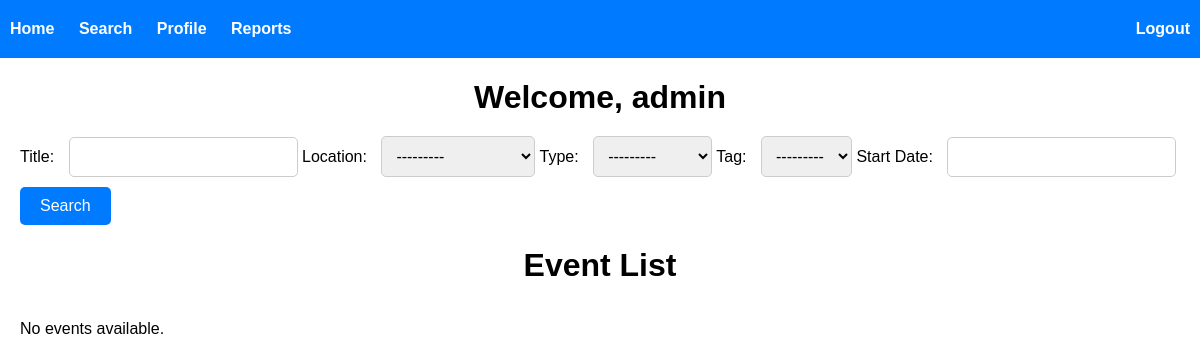
Before: /dashboard (signed in) with the older database file.
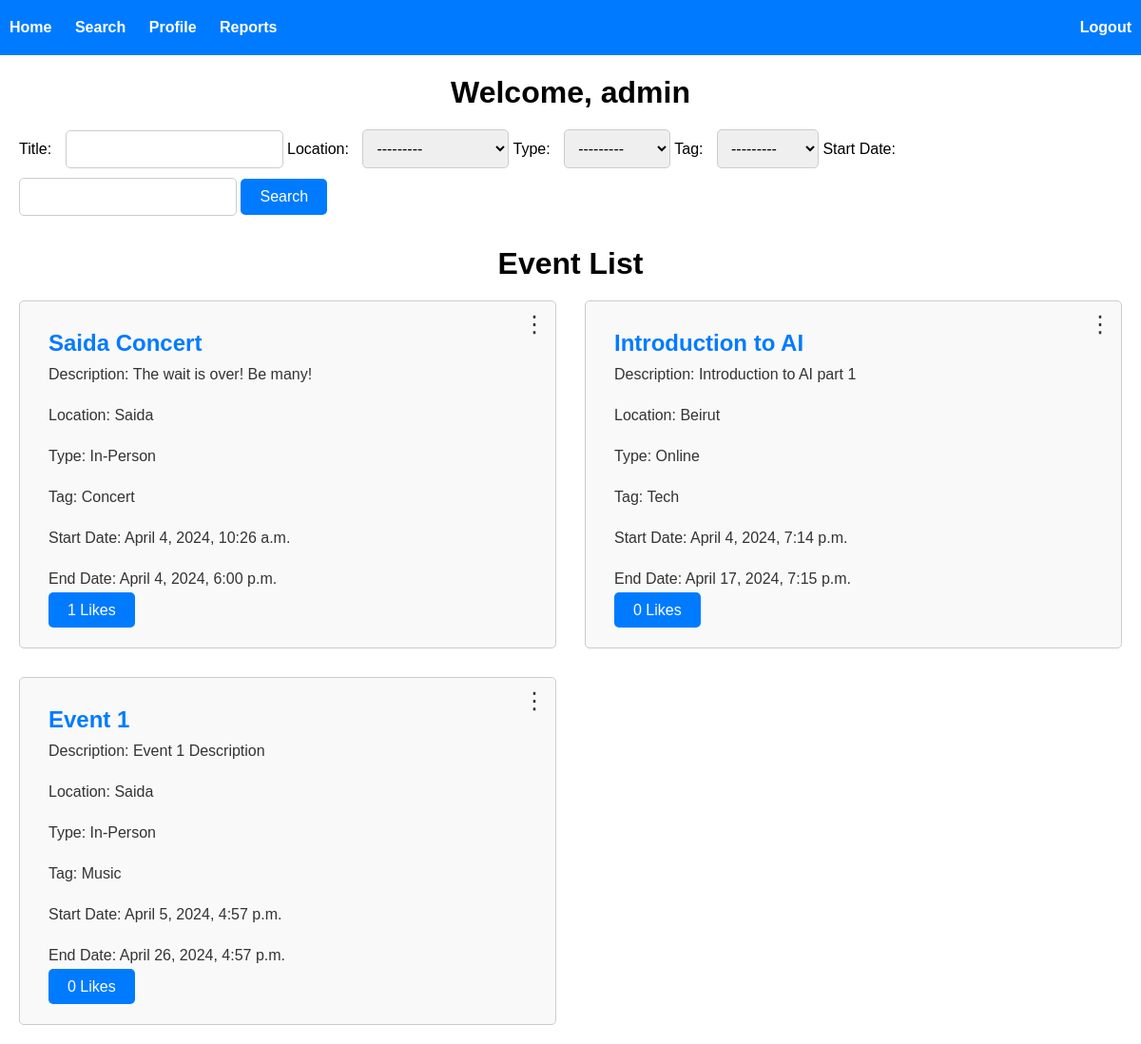
After: the same page with the newer database file.
### event_management/models.py (models this page shows)
class Event(models.Model):
    id = models.AutoField(primary_key=True)
    title = models.CharField(max_length=100)
    description = models.CharField(max_length=100)
    location = models.ForeignKey(Location, on_delete=models.DO_NOTHING, null=True)
    type = models.ForeignKey(EventType, on_delete=models.DO_NOTHING, null=True)
    tag = models.ForeignKey(EventTag, on_delete=models.DO_NOTHING)
    link = models.URLField()
    start_date = models.DateTimeField()
    end_date = models.DateTimeField()
    likes_count = models.IntegerField(default=0)
    reports_count = models.IntegerField(default=0)
    created_by_id = models.ForeignKey(UserProfile, on_delete=models.DO_NOTHING, related_name='events_created')
    modified_by_id = models.ForeignKey(UserProfile, on_delete=models.DO_NOTHING, related_name='events_modified')
    created_on = models.DateTimeField()
    modified_on = models.DateTimeField()

class Location(models.Model):
    id = models.AutoField(primary_key=True)
    description = models.CharField(max_length=100)
    def __str__(self):
        return self.description

class EventType(models.Model):
    id = models.AutoField(primary_key=True)
    name = models.CharField(max_length=100)
    def __str__(self):
        return self.name

class EventTag(models.Model):
    id = models.AutoField(primary_key=True)
    description = models.CharField(max_length=100)
    def __str__(self):
        return self.description

### event_management/views.py (the view)
# urls.py: path('dashboard', views.dashboard, name="dashboard"),
@login_required(login_url="my_login")
def dashboard(request):
    events = Event.objects.order_by('start_date').prefetch_related('file_links').all()
    myFilter = EventFilter(request.GET, queryset = events)
    events = myFilter.qs
    return render(request, 'dashboard.html', {'events': events, 'myFilter' : myFilter})

### event_management/models.py (called while the page is built)
    def __str__(self):
        return self.username

### event_management/templates/dashboard.html (shortened to what this page needs)
{% extends 'base.html' %}
{% block content %}
<h1 class="dashboard-heading">Welcome, {{ request.user.username }}</h1>
<form method="get" class="filter-form">
    <label for="title">Title:</label>
    {{ myFilter.form.title }}
    <label for="location">Location:</label>
    {{ myFilter.form.location }}
    <label for="type">Type:</label>
    {{ myFilter.form.type }}
    <label for="tag">Tag:</label>
    {{ myFilter.form.tag }}
    <label for="start_date">Start Date:</label>
    {{ myFilter.form.start_date }}
    <button type="submit">Search</button>
</form>
<h1 class="dashboard-heading">Event List</h1>
<div class="event-list">
    {% for event in events %}
    <div class="event-item">
        <h2 class="event-title">{{ event.title }}</h2>
        <div class="dropdown-toggle" onclick="toggleReportButton(this)">&#8942;</div>
        <p class="event-info">Description: {{ event.description }}</p>
        <p class="event-info">Location: {{ event.location.description }}</p>
        <p class="event-info">Type: {{ event.type.name }}</p>
        <p class="event-info">Tag: {{ event.tag.description }}</p>
        <p class="event-info">Start Date: {{ event.start_date|date:"F j, Y, g:i a" }}</p>
        <p class="event-info">End Date: {{ event.end_date|date:"F j, Y, g:i a" }}</p>
        <form method="post">
            <a class="btn" href="{% url 'like_event' event.id %}"> {{event.likes_count}} Likes</a>
        </form>
    </div>
    {% empty %}
    <p>No events available.</p>
    {% endfor %}
</div>
{% endblock %}

Changed rows visible on the page:
added Event: title "Saida Concert", description "The wait is over! Be many!", location.description "Saida", type.name "In-Person", tag.description "Concert", start_date "April 4, 2024, 10:26 a.m.", end_date "April 4, 2024, 6:00 p.m.", likes_count "1"
added Event: title "Introduction to AI", description "Introduction to AI part 1", location.description "Beirut", type.name "Online", tag.description "Tech", start_date "April 4, 2024, 7:14 p.m.", end_date "April 17, 2024, 7:15 p.m.", likes_count "0"
added Event: title "Event 1", description "Event 1 Description", location.description "Saida", type.name "In-Person", tag.description "Music", start_date "April 5, 2024, 4:57 p.m.", end_date "April 26, 2024, 4:57 p.m.", likes_count "0"
Other visible differences:
text no longer shown: "No events available."
